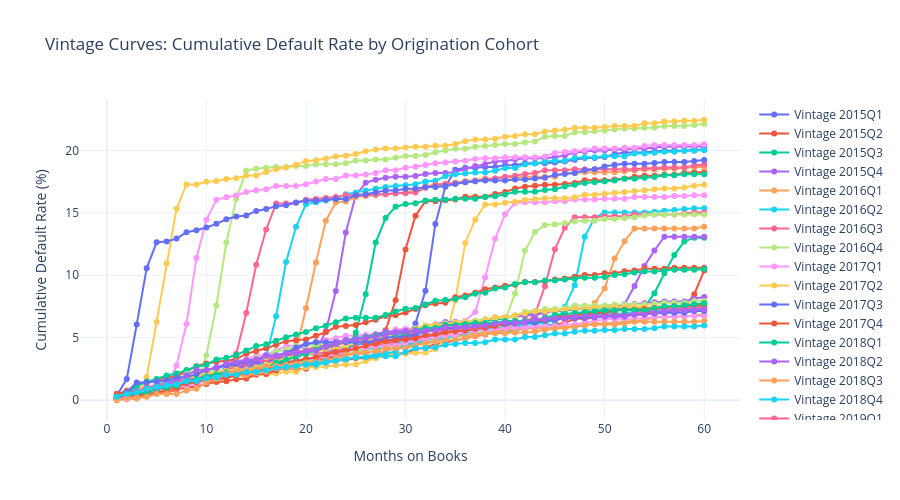

Here is the notebook cell this chart was saved with:
### Markdown cell above
## 6. Time/Vintage Visualizations

### Code cell
print("\n📊 TIME/VINTAGE ANALYSIS")
print("─" * 70)

# Vintage curves
fig_vintage = eda.vintage_curves()
if fig_vintage:
    fig_vintage.show()
